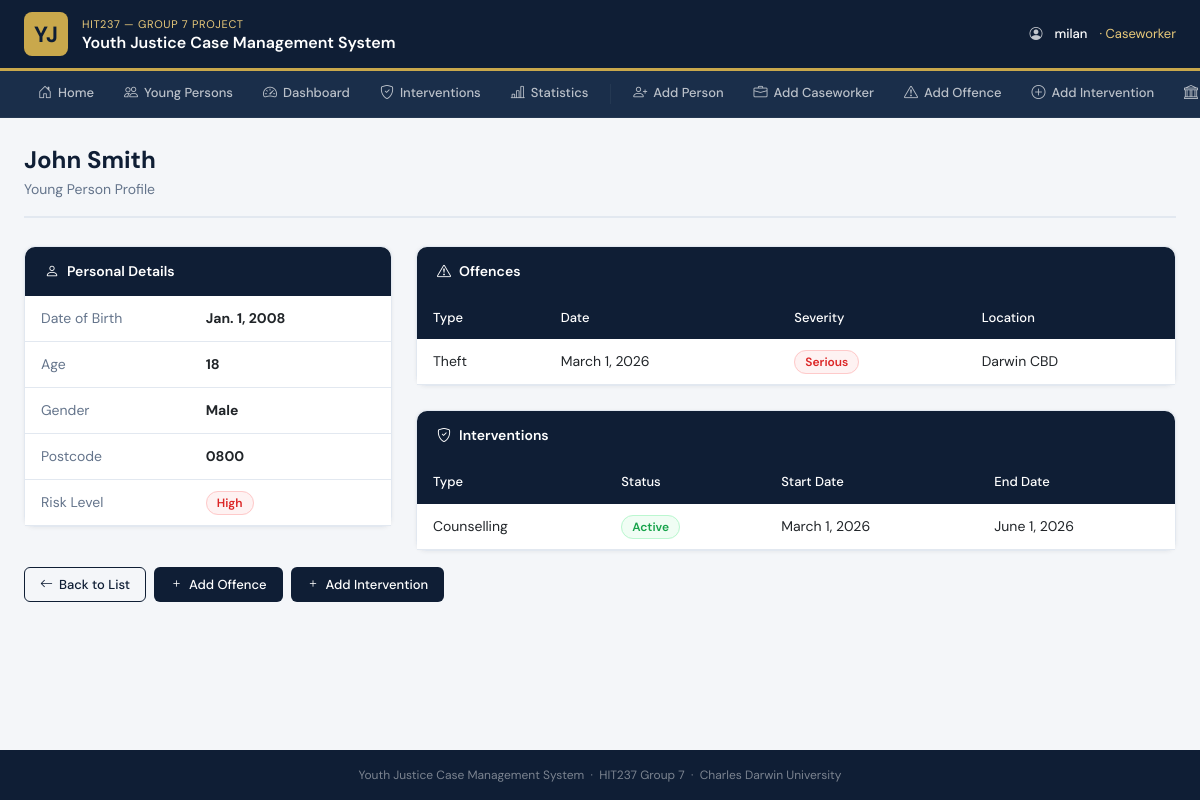
Page /youngperson/1/ (signed in) on the committed database.
### accounts/models.py (models this page shows, shortened)
class CustomUser(AbstractUser):
    ROLE_CHOICES = [
        ('admin', 'Admin'),
        ('caseworker', 'Caseworker'),
    ]
    role = models.CharField(
        max_length=20,
        choices=ROLE_CHOICES,
        default='caseworker'
    )

### justice/models.py (models this page shows, shortened)
class YoungPerson(models.Model):
    RISK_CHOICES = [
        ('low', 'Low'),
        ('medium', 'Medium'),
        ('high', 'High'),
    ]
    first_name = models.CharField(max_length=100)
    last_name = models.CharField(max_length=100)
    date_of_birth = models.DateField()
    gender = models.CharField(max_length=20)
    postcode = models.CharField(max_length=10)
    risk_level = models.CharField(max_length=10, choices=RISK_CHOICES)
    objects = models.Manager()
    high_risk = HighRiskManager()
    caseworkers = models.ManyToManyField(CaseWorker, blank=True)
    class Meta:
            ordering = ['last_name', 'first_name']
    @property
    def age(self):
        from datetime import date
        today = date.today()
        if isinstance(self.date_of_birth, str):
            from datetime import datetime
            dob = datetime.strptime(self.date_of_birth, '%Y-%m-%d').date()
        else:
            dob = self.date_of_birth
        return today.year - dob.year

class Offence(models.Model):
    SEVERITY_CHOICES = [
        ('minor', 'Minor'),
        ('moderate', 'Moderate'),
        ('serious', 'Serious'),
    ]
    young_person = models.ForeignKey(
        YoungPerson, on_delete=models.CASCADE, related_name='offences')
    offence_type = models.CharField(max_length=100)
    date_of_offence = models.DateField()
    location = models.CharField(max_length=200)
    severity = models.CharField(max_length=10, choices=SEVERITY_CHOICES)
    description = models.TextField()

class Intervention(models.Model):
    STATUS_CHOICES = [
        ('active', 'Active'),
        ('completed', 'Completed'),
        ('discontinued', 'Discontinued'),
    ]
    young_person = models.ForeignKey(
        YoungPerson, on_delete=models.CASCADE, related_name='interventions')
    assigned_worker = models.ForeignKey(
        CaseWorker, on_delete=models.SET_NULL, null=True)
    intervention_type = models.CharField(max_length=100)
    start_date = models.DateField()
    end_date = models.DateField(null=True, blank=True)
    status = models.CharField(max_length=20, choices=STATUS_CHOICES)
    outcome = models.TextField(blank=True)

### justice/views.py (the view)
# urls.py: path('youngperson/<int:pk>/', views.YoungPersonDetailView.as_view(), name='youngperson-detail'),
class YoungPersonDetailView(LoginRequiredMixin, DetailView):
    model = YoungPerson
    template_name = 'justice/youngperson_detail.html'
    context_object_name = 'youngperson'
    def get_queryset(self):
        return YoungPerson.objects.prefetch_related(
            'offences', 'interventions', 'hearings'
        )

### justice/templates/justice/youngperson_detail.html (shortened to what this page needs)
{% extends 'justice/base.html' %}
{% block content %}
<div class="page-header">
    <h1>{{ youngperson.first_name }} {{ youngperson.last_name }}</h1>
    <p>Young Person Profile</p>
</div>
<div class="row g-4">
    <div class="col-lg-4">
        <div class="card">
            <div class="card-header-navy">
                <i class="bi bi-person"></i> Personal Details
            </div>
            <div class="table-responsive">
                <table class="table mb-0">
                    <tbody>
                        <tr>
                            <td style="color:var(--text-muted); width:45%">Date of Birth</td>
                            <td><strong>{{ youngperson.date_of_birth }}</strong></td>
                        </tr>
                        <tr>
                            <td style="color:var(--text-muted)">Age</td>
                            <td><strong>{{ youngperson.age }}</strong></td>
                        </tr>
                        <tr>
                            <td style="color:var(--text-muted)">Gender</td>
                            <td><strong>{{ youngperson.gender }}</strong></td>
                        </tr>
                        <tr>
                            <td style="color:var(--text-muted)">Postcode</td>
                            <td><strong>{{ youngperson.postcode }}</strong></td>
                        </tr>
                        <tr>
                            <td style="color:var(--text-muted)">Risk Level</td>
                            <td>
                                {% if youngperson.risk_level == 'high' %}
                                    <span class="badge-high-risk">High</span>
                                {% elif youngperson.risk_level == 'medium' %}
                                    <span style="background:#fff3cd; color:#856404; border:1px solid #ffc107; border-radius:20px; padding:3px 10px; font-size:12px; font-weight:600;">Medium</span>
                                {% else %}
                                    <span class="badge-active">Low</span>
                                {% endif %}
                            </td>
                        </tr>
                    </tbody>
                </table>
            </div>
        </div>
    </div>
    <div class="col-lg-8">
        <div class="card mb-4">
            <div class="card-header-navy">
                <i class="bi bi-exclamation-triangle"></i> Offences
            </div>
            <div class="table-responsive">
                <table class="table mb-0">
                    <thead>
                        <tr>
                            <th>Type</th>
                            <th>Date</th>
                            <th>Severity</th>
                            <th>Location</th>
                        </tr>
                    </thead>
                    <tbody>
                        {% for offence in youngperson.offences.all %}
                        <tr>
                            <td>{{ offence.offence_type }}</td>
                            <td>{{ offence.date_of_offence }}</td>
                            <td>
                                {% if offence.severity == 'high' or offence.severity == 'serious' %}
                                    <span class="badge-high-risk">{{ offence.severity|title }}</span>
                                {% else %}
                                    <span class="badge-active">{{ offence.severity|title }}</span>
                                {% endif %}
                            </td>
                            <td>{{ offence.location }}</td>
                        </tr>
                        {% empty %}
                        <tr>
                            <td colspan="4" style="text-align:center; color:var(--text-muted); padding:24px">
                                No offences recorded.
                            </td>
                        </tr>
                        {% endfor %}
                    </tbody>
                </table>
            </div>
        </div>
        <div class="card">
            <div class="card-header-navy">
                <i class="bi bi-shield-check"></i> Interventions
            </div>
            <div class="table-responsive">
                <table class="table mb-0">
                    <thead>
                        <tr>
                            <th>Type</th>
                            <th>Status</th>
                            <th>Start Date</th>
                            <th>End Date</th>
                        </tr>
                    </thead>
                    <tbody>
                        {% for intervention in youngperson.interventions.all %}
                        <tr>
                            <td>{{ intervention.intervention_type }}</td>
                            <td>
                                {% if intervention.status == 'active' %}
                                    <span class="badge-active">Active</span>
                                {% elif intervention.status == 'completed' %}
                                    <span style="background:#e0f0ff; color:#004085; border:1px solid #b8daff; border-radius:20px; padding:3px 10px; font-size:12px; font-weight:600;">Completed</span>
                                {% else %}
                                    <span class="badge-high-risk">Discontinued</span>
                                {% endif %}
                            </td>
                            <td>{{ intervention.start_date }}</td>
                            <td>{{ intervention.end_date|default:"Ongoing" }}</td>
                        </tr>
                        {% empty %}
                        <tr>
                            <td colspan="4" style="text-align:center; color:var(--text-muted); padding:24px">
                                No interventions recorded.
                            </td>
                        </tr>
                        {% endfor %}
                    </tbody>
                </table>
            </div>
        </div>
    </div>
</div>
<div class="mt-3 d-flex gap-2">
    <a href="{% url 'justice:youngperson-list' %}" class="btn-gov-outline">
        <i class="bi bi-arrow-left"></i> Back to List
    </a>
    <a href="{% url 'justice:offence-create' %}" class="btn-gov">
        <i class="bi bi-plus"></i> Add Offence
    </a>
    <a href="{% url 'justice:intervention-create' %}" class="btn-gov">
        <i class="bi bi-plus"></i> Add Intervention
    </a>
</div>
<br><br><br>
{% endblock %}

### justice/templates/justice/base.html (shortened to what this page needs)
<!DOCTYPE html>
<html lang="en">
<head>
    <link href="https://cdn.jsdelivr.net/npm/bootstrap@5.3.0/dist/css/bootstrap.min.css" rel="stylesheet">
    <link href="https://cdn.jsdelivr.net/npm/bootstrap-icons@1.11.0/font/bootstrap-icons.css" rel="stylesheet">
</head>
<body>
<div class="gov-banner">
    <div class="gov-banner-inner">
        <a href="{% url 'justice:home' %}" class="gov-logo">
            <div class="gov-logo-badge">YJ</div>
            <div class="gov-logo-text">
                <div class="dept">HIT237 — Group 7 Project</div>
                <div class="system">Youth Justice Case Management System</div>
            </div>
        </a>
        <div class="gov-user-info">
            {% if user.is_authenticated %}
                <i class="bi bi-person-circle"></i>
                <span class="username">{{ user.username }}</span>
                {% if user.role %}<span style="color:var(--gold-light)">· {{ user.get_role_display }}</span>{% endif %}
            {% endif %}
        </div>
    </div>
</div>
<nav class="gov-nav">
    <div class="nav-inner">
        <a href="{% url 'justice:home' %}"><i class="bi bi-house-door"></i> Home</a>
        <a href="{% url 'justice:youngperson-list' %}"><i class="bi bi-people"></i> Young Persons</a>
        <a href="{% url 'justice:dashboard' %}"><i class="bi bi-speedometer2"></i> Dashboard</a>
        <a href="{% url 'justice:intervention-list' %}"><i class="bi bi-shield-check"></i> Interventions</a>
        <a href="{% url 'justice:stats' %}"><i class="bi bi-bar-chart-line"></i> Statistics</a>
        <a href="{% url 'justice:youngperson-create' %}"><i class="bi bi-person-plus"></i> Add Person</a>
        <a href="{% url 'justice:caseworker-create' %}"><i class="bi bi-briefcase"></i> Add Caseworker</a>
        <a href="{% url 'justice:offence-create' %}"><i class="bi bi-exclamation-triangle"></i>
Add Offence</a>
        <a href="{% url 'justice:intervention-create' %}"><i class="bi bi-plus-circle"></i> Add Intervention</a>
        <a href="{% url 'justice:courthearing-create' %}"><i class="bi bi-bank"></i> Add Hearing</a>
    </div>
</nav>
<div class="page-wrapper">
    {% block content %}{% endblock %}
</div>
<div class="gov-footer">
    Youth Justice Case Management System &nbsp;·&nbsp; HIT237 Group 7 &nbsp;·&nbsp; Charles Darwin University
</div>
</body>
</html>

### justice/templates/justice/base.html (style rules this page uses)
:root { --navy: #0f1e35; --navy-mid: #1a2e4a; --navy-light:#243852; --gold: #c9a84c; --gold-light:#e8c97a; --surface: #f4f6f9; --white: #ffffff; --text: #1e293b; --text-muted:#64748b; --border: #e2e8f0; }
* { box-sizing: border-box; }
body { font-family: 'DM Sans', sans-serif; background: var(--surface); color: var(--text); margin: 0; min-height: 100vh; }
.gov-banner { background: var(--navy); border-bottom: 3px solid var(--gold); }
.gov-banner-inner { display: flex; align-items: center; justify-content: space-between; padding: 12px 24px; }
.gov-logo { display: flex; align-items: center; gap: 14px; text-decoration: none; }
.gov-logo-badge { width: 44px; height: 44px; background: var(--gold); border-radius: 8px; display: flex; align-items: center; justify-content: center; font-size: 22px; color: var(--navy); font-weight: 700; flex-shrink: 0; }
.gov-logo-text { color: var(--white); }
.gov-logo-text .dept { font-size: 11px; font-weight: 400; color: var(--gold-light); letter-spacing: 0.06em; text-transform: uppercase; }
.gov-logo-text .system { font-size: 16px; font-weight: 600; line-height: 1.2; }
.gov-user-info { display: flex; align-items: center; gap: 12px; color: rgba(255,255,255,0.75); font-size: 13px; }
.gov-user-info .username { color: var(--white); font-weight: 500; }
.gov-nav { background: var(--navy-mid); border-bottom: 1px solid var(--navy-light); }
.gov-nav .nav-inner { display: flex; align-items: center; padding: 0 24px; overflow-x: auto; gap: 2px; }
.gov-nav a { color: rgba(255,255,255,0.70); text-decoration: none; font-size: 13px; font-weight: 500; padding: 11px 14px; border-bottom: 3px solid transparent; white-space: nowrap; display: flex; align-items: center; gap: 6px; transition: color 0.15s, border-color 0.15s; }
.gov-nav a i { font-size: 14px; }
.page-wrapper { padding: 28px 24px; max-width: 1280px; margin: 0 auto; }
.page-header { margin-bottom: 28px; padding-bottom: 16px; border-bottom: 2px solid var(--border); }
.page-header h1 { font-size: 24px; font-weight: 700; color: var(--navy); margin: 0 0 4px 0; }
.page-header p { color: var(--text-muted); margin: 0; font-size: 14px; }
.card { border: 1px solid var(--border); border-radius: 10px; box-shadow: 0 1px 4px rgba(0,0,0,0.06); background: var(--white); }
.card-header-navy { background: var(--navy); color: var(--white); border-radius: 10px 10px 0 0 !important; padding: 14px 20px; font-weight: 600; font-size: 14px; display: flex; align-items: center; gap: 8px; }
.table thead th { background: var(--navy); color: var(--white); font-weight: 500; font-size: 13px; border: none; padding: 12px 16px; }
.table tbody td { padding: 12px 16px; font-size: 14px; vertical-align: middle; border-color: var(--border); }
.btn-gov { background: var(--navy); color: var(--white); border: none; border-radius: 6px; padding: 8px 16px; font-size: 13px; font-weight: 500; font-family: 'DM Sans', sans-serif; text-decoration: none; display: inline-flex; align-items: center; gap: 6px; cursor: pointer; transition: background 0.15s; }
.btn-gov-outline { background: transparent; color: var(--navy); border: 1.5px solid var(--navy); border-radius: 6px; padding: 7px 15px; font-size: 13px; font-weight: 500; font-family: 'DM Sans', sans-serif; text-decoration: none; display: inline-flex; align-items: center; gap: 6px; cursor: pointer; transition: all 0.15s; }
.badge-high-risk { background: #fef2f2; color: #dc2626; border: 1px solid #fecaca; border-radius: 20px; padding: 3px 10px; font-size: 12px; font-weight: 600; }
.badge-active { background: #f0fdf4; color: #16a34a; border: 1px solid #bbf7d0; border-radius: 20px; padding: 3px 10px; font-size: 12px; font-weight: 600; }
.gov-footer { background: var(--navy); color: rgba(255,255,255,0.45); text-align: center; font-size: 12px; padding: 16px; margin-top: 48px; position: fixed; bottom: 0; width: 100%; }

### rows in the picture
CustomUser: username "milan", role "Caseworker"
YoungPerson: first_name "John", last_name "Smith", date_of_birth "Jan. 1, 2008", age "18", gender "Male", postcode "0800"
Offence: offence_type "Theft", date_of_offence "March 1, 2026", severity "Serious", location "Darwin CBD"
Intervention: intervention_type "Counselling", status "Active", start_date "March 1, 2026", end_date "June 1, 2026"
